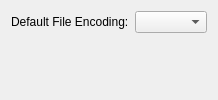
<?xml version="1.0" encoding="UTF-8"?>
<ui version="4.0">
 <class>ProjectExplorer::Internal::EditorSettingsPropertiesPage</class>
 <widget class="QWidget" name="ProjectExplorer::Internal::EditorSettingsPropertiesPage">
  <layout class="QFormLayout" name="formLayout">
   <property name="fieldGrowthPolicy">
    <enum>QFormLayout::ExpandingFieldsGrow</enum>
   </property>
   <item row="0" column="0">
    <widget class="QLabel" name="encodingLabel">
     <property name="text">
      <string>Default File Encoding:</string>
     </property>
    </widget>
   </item>
   <item row="0" column="1">
    <widget class="QComboBox" name="encodingComboBox"/>
   </item>
  </layout>
 </widget>
 <resources/>
 <connections/>
</ui>
